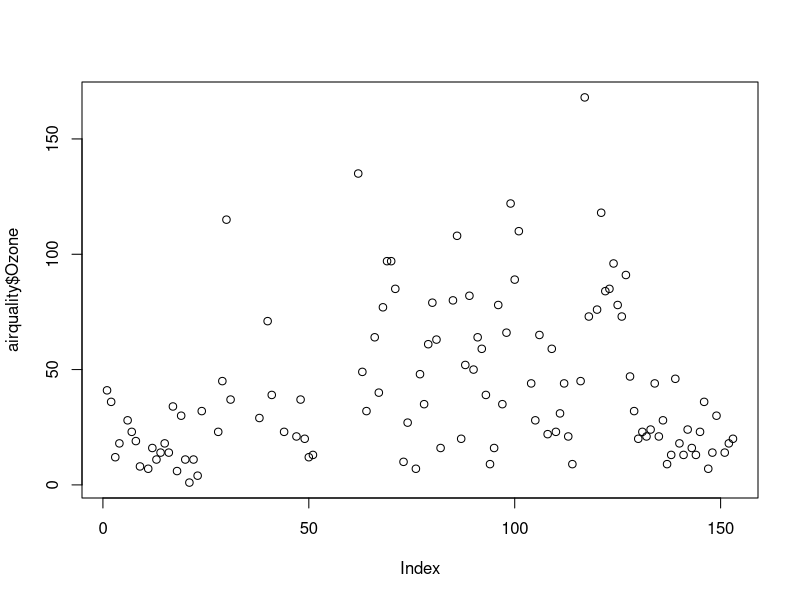
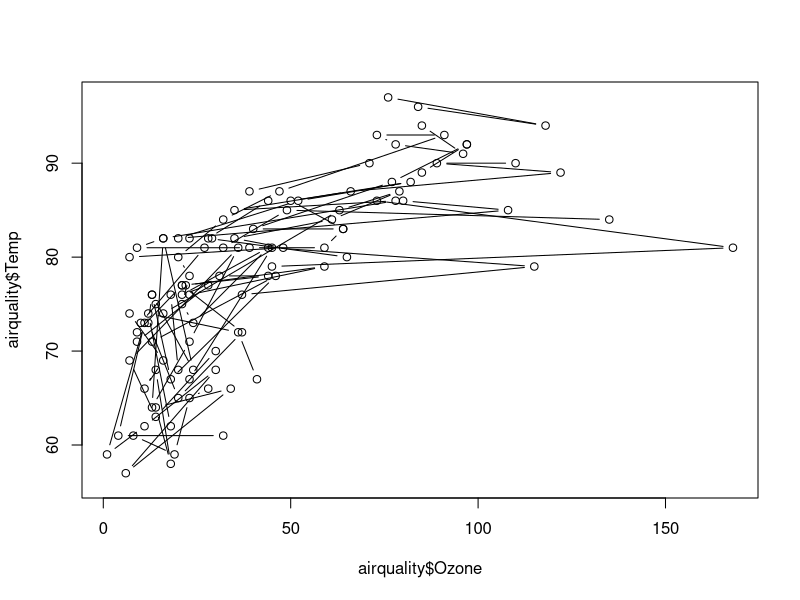
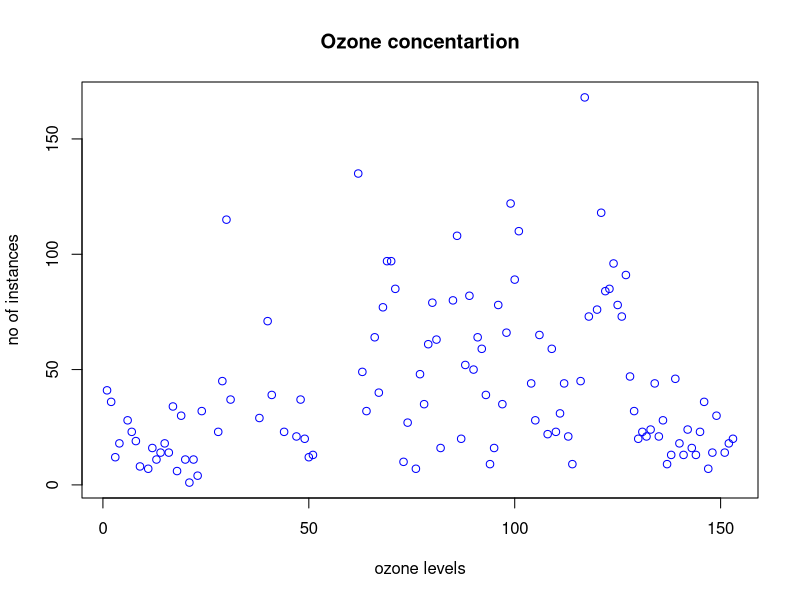
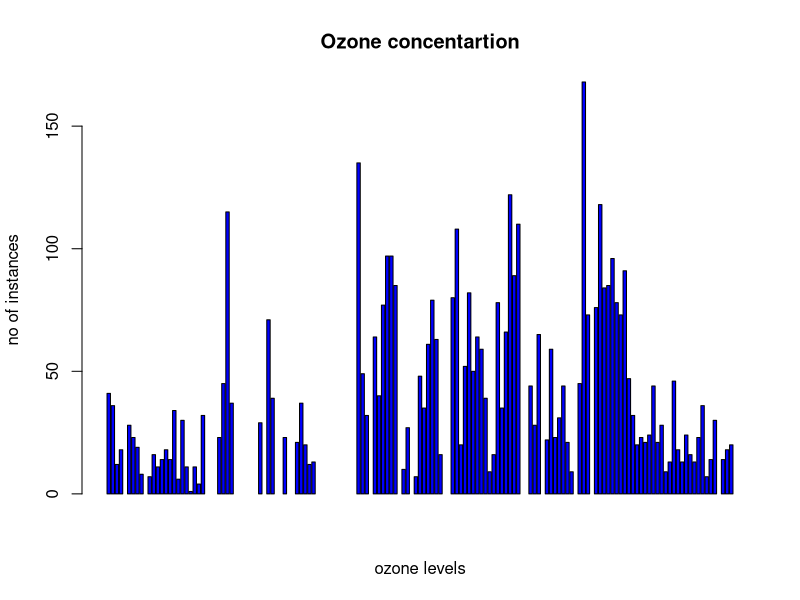
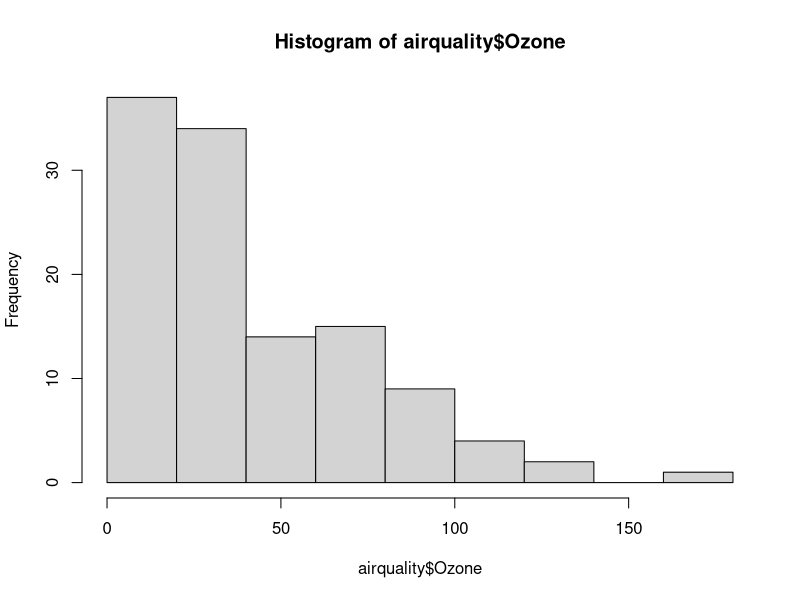
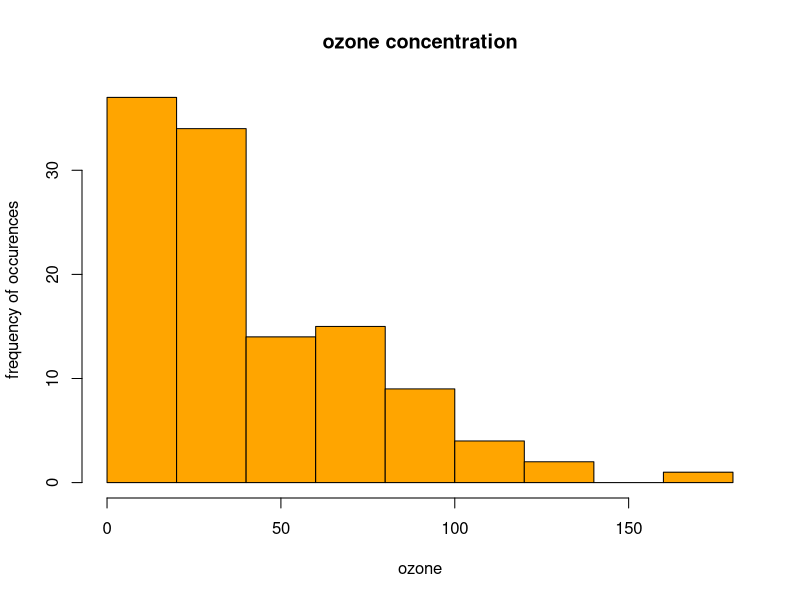
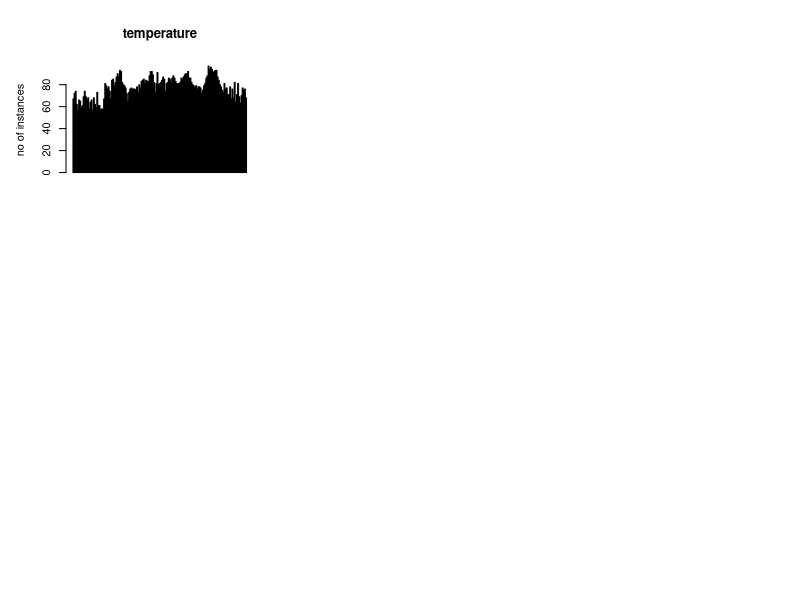

Write the R code that produced these figures, in order. (Note: this script raises an error after producing the figures.)
airquality<-datasets::airquality
head(airquality,10)
tail(airquality,10)
airquality[,c(1,2)] 
df<-airquality[,-6]
airquality$Temp
airquality$Ozone
summary(airquality$Ozone)
summary(airquality)
abc<-datasets::attitude
plot(airquality$Ozone)
plot(airquality$Ozone,airquality$Temp,type="b")
plot(airquality$Ozone,main="Ozone concentartion",xlab='ozone levels',ylab='no of instances',col='blue',axes=T)
barplot(airquality$Ozone,main="Ozone concentartion",xlab='ozone levels',ylab='no of instances',col='blue',axes=T,horiz=F)
hist(airquality$Ozone)
hist(airquality$Ozone,main='ozone concentration',xlab='ozone',ylab='frequency of occurences',col ='orange')
     head(airquality$Ozone,10)
par(mfrow=c(3,3),mar=c(2,5,5,1),las=0,bty="o")   
barplot(airquality$Temp,main='temperature',xlab='temp',ylab='no of instances',col = 'red',horiz=F)
boxplot(airquality$ozone)
